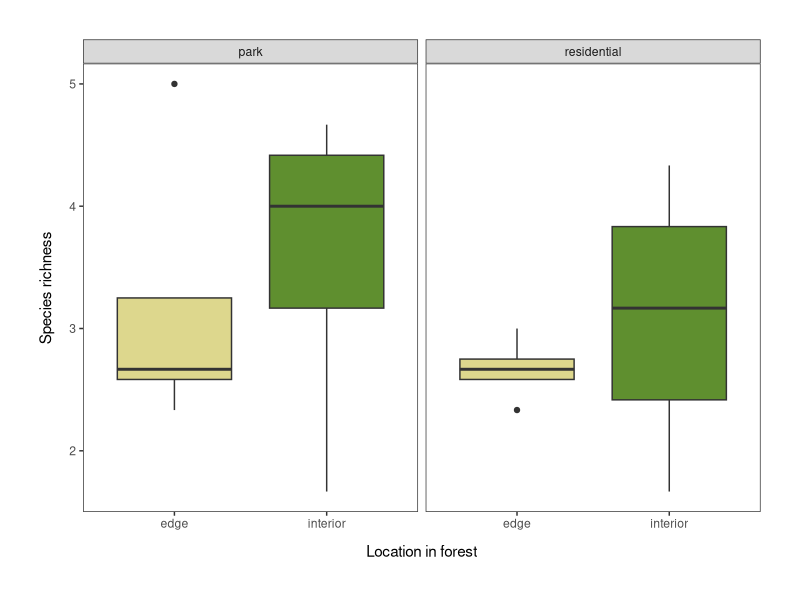
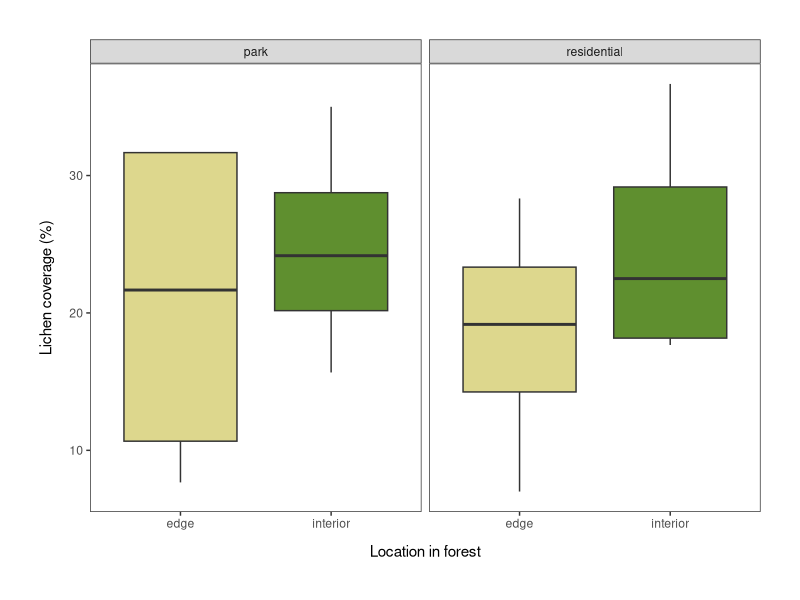
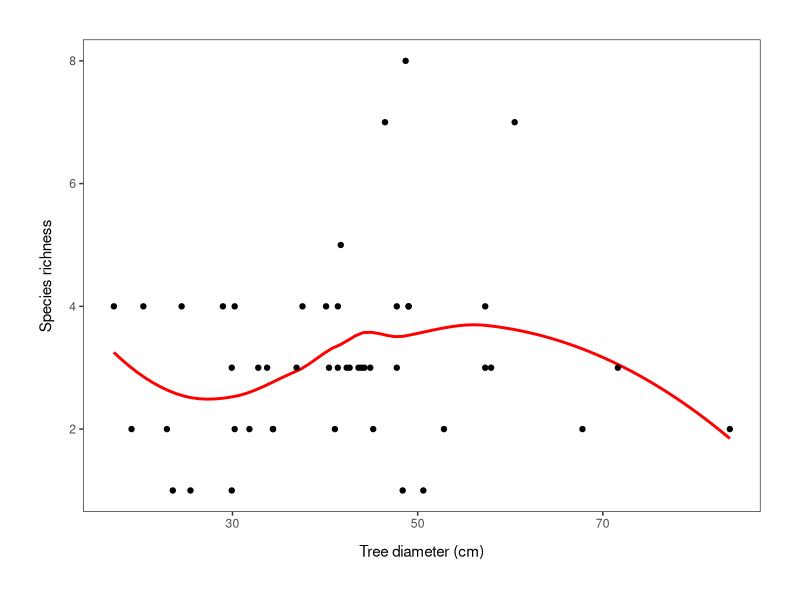
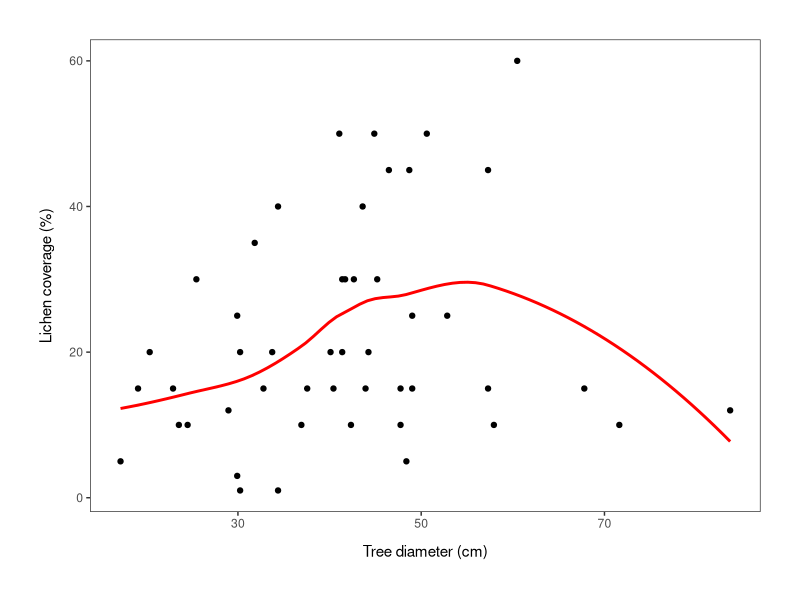
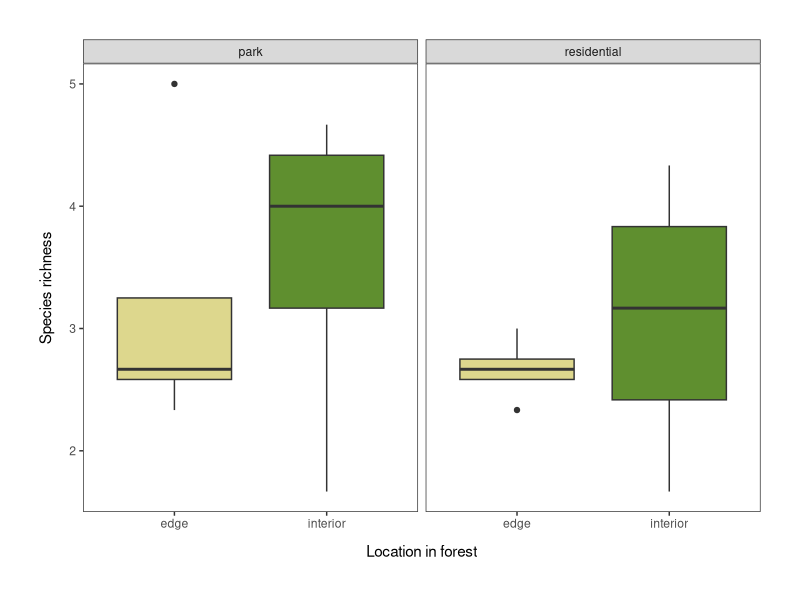
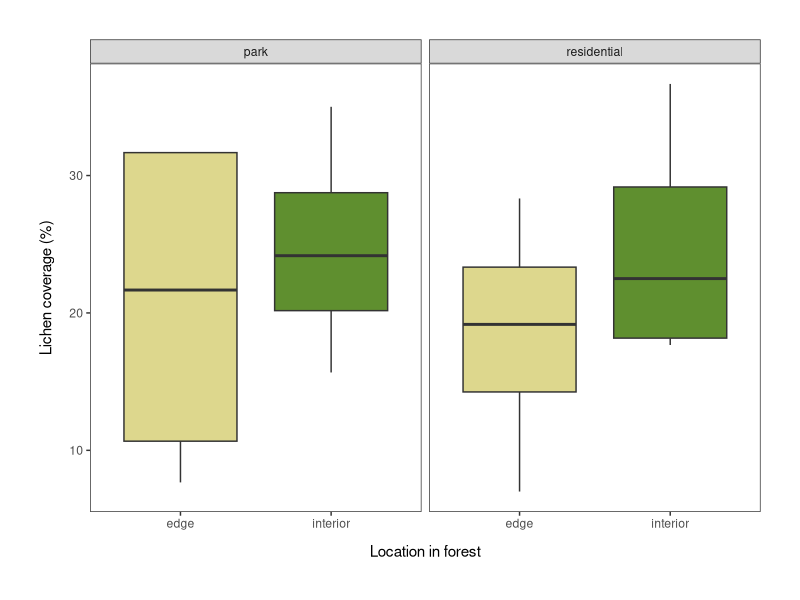
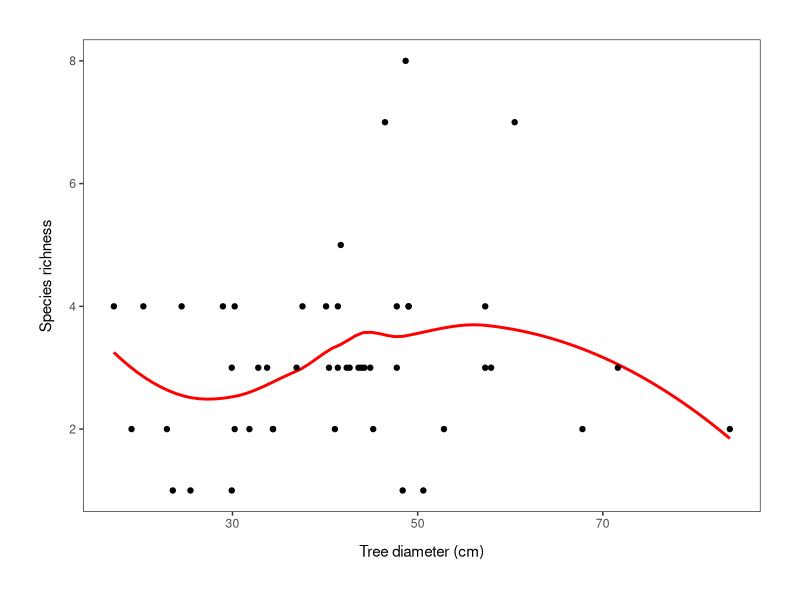
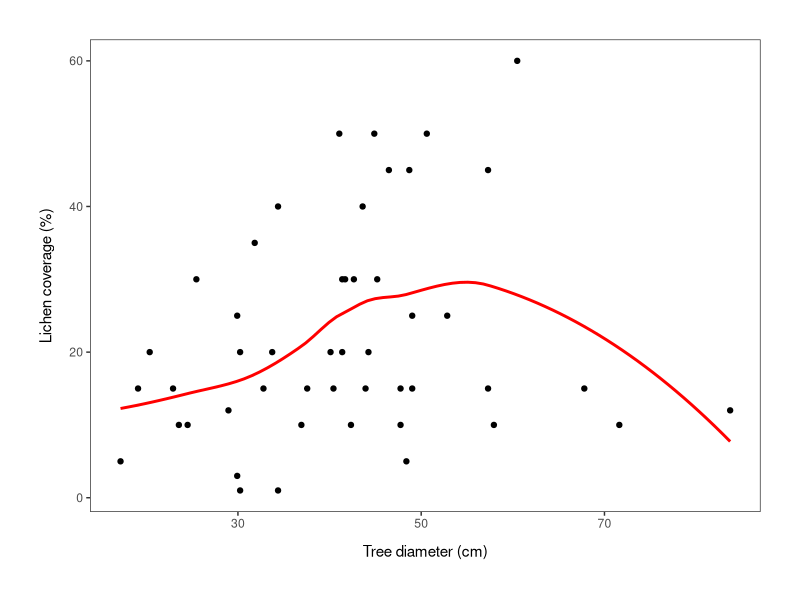

Write R code to recreate these figures, in order.
## Figures for the LE History & Design couse project
## Project topic: effects of urban matrix on lichen edge effects

## Stockholm University - Landscape Ecology master's program 2021-2023 
## Emma Gemal, emmagemal@outlook.com
## Edited 14/10/2021 


## Library ----
library(tidyverse)


## Loading the data ----
lichen <- read.csv("Data/raw_data.csv")

str(lichen)

# calculating diameter from circumference 
lichen <- lichen %>% 
            mutate(tree_dia_cm = tree_circum_cm/pi)

# averaging across the 3 trees per plot 
lichen_sum <- lichen %>% 
                group_by(site_name, location) %>%        
                summarize(avg_sp = mean(sp_richness),
                          avg_cov = mean(coverage_perc),
                          type = first(type),
                          avg_dia = mean(tree_dia_cm)) 

## Making a boxplot ----
# species richness
(boxplot_sp <- ggplot(lichen_sum, aes(x = location, y = avg_sp)) +
                  geom_boxplot(aes(fill = location)) +
                  ylab("Species richness") +
                  xlab("Location in forest") +
                  facet_wrap(~type) +
                  theme_bw() +
                  theme(panel.grid = element_blank(),
                        axis.title.x = 
                          element_text(margin = margin(t = 10, r = 0, b = 0, l = 0)),
                        axis.title.y = 
                          element_text(margin = margin(t = 0, r = 10, b = 0, l = 0)),
                        legend.position = "none") +
                  theme(plot.margin = unit(c(1, 1, 1, 1), "cm")) +
                  scale_fill_manual(values = c("#DDD78D", "#5f8f2f")))

ggsave("Figures/boxplot_species.png", plot = boxplot_sp, width = 6, height = 5.5, units = "in")


# coverage 
(boxplot_cov <- ggplot(lichen_sum, aes(x = location, y = avg_cov)) +
                  geom_boxplot(aes(fill = location)) +
                  xlab("Location in forest") +
                  ylab("Lichen coverage (%)") +
                  facet_wrap(~type) +
                  theme_bw() +
                  theme(panel.grid = element_blank(),
                        axis.title.x = 
                          element_text(margin = margin(t = 10, r = 0, b = 0, l = 0)),
                        axis.title.y = 
                          element_text(margin = margin(t = 0, r = 10, b = 0, l = 0)),
                        legend.position = "none") +
                  theme(plot.margin = unit(c(1, 1, 1, 1), "cm")) +
                  scale_fill_manual(values = c("#DDD78D", "#5f8f2f")))

ggsave("Figures/boxplot_coverage.png", plot = boxplot_cov, width = 6, height = 5.5, units = "in")


# tree diameter ~ species richness (for presentation)
(sp_dia_plot <- ggplot(lichen, aes(x = tree_dia_cm, y = sp_richness)) +
                    stat_smooth(method = "loess", se = F, color = "red") +
                    geom_point() +
                    xlab("Tree diameter (cm)") +
                    ylab("Species richness") +
                    theme_bw() +
                    theme(panel.grid = element_blank(),
                          axis.title.x = 
                            element_text(margin = margin(t = 10, r = 0, b = 0, l = 0)),
                          axis.title.y = 
                            element_text(margin = margin(t = 0, r = 10, b = 0, l = 0))) +
                    theme(plot.margin = unit(c(1, 1, 1, 1), "cm")))

ggsave("Figures/diameter_species.png", plot = sp_dia_plot, width = 6, height = 5.5, units = "in")

# tree diameter ~ coverage (for presentation)
(cov_dia_plot <- ggplot(lichen, aes(x = tree_dia_cm, y = coverage_perc)) +
                    stat_smooth(method = "loess", se = F, color = "red") +
                    geom_point() +
                    xlab("Tree diameter (cm)") +
                    ylab("Lichen coverage (%)") +
                    theme_bw() +
                    theme(panel.grid = element_blank(),
                          axis.title.x = 
                            element_text(margin = margin(t = 10, r = 0, b = 0, l = 0)),
                          axis.title.y = 
                            element_text(margin = margin(t = 0, r = 10, b = 0, l = 0))) +
                    theme(plot.margin = unit(c(1, 1, 1, 1), "cm")))

ggsave("Figures/diameter_coverage.png", plot = cov_dia_plot, width = 6, height = 5.5, units = "in")
